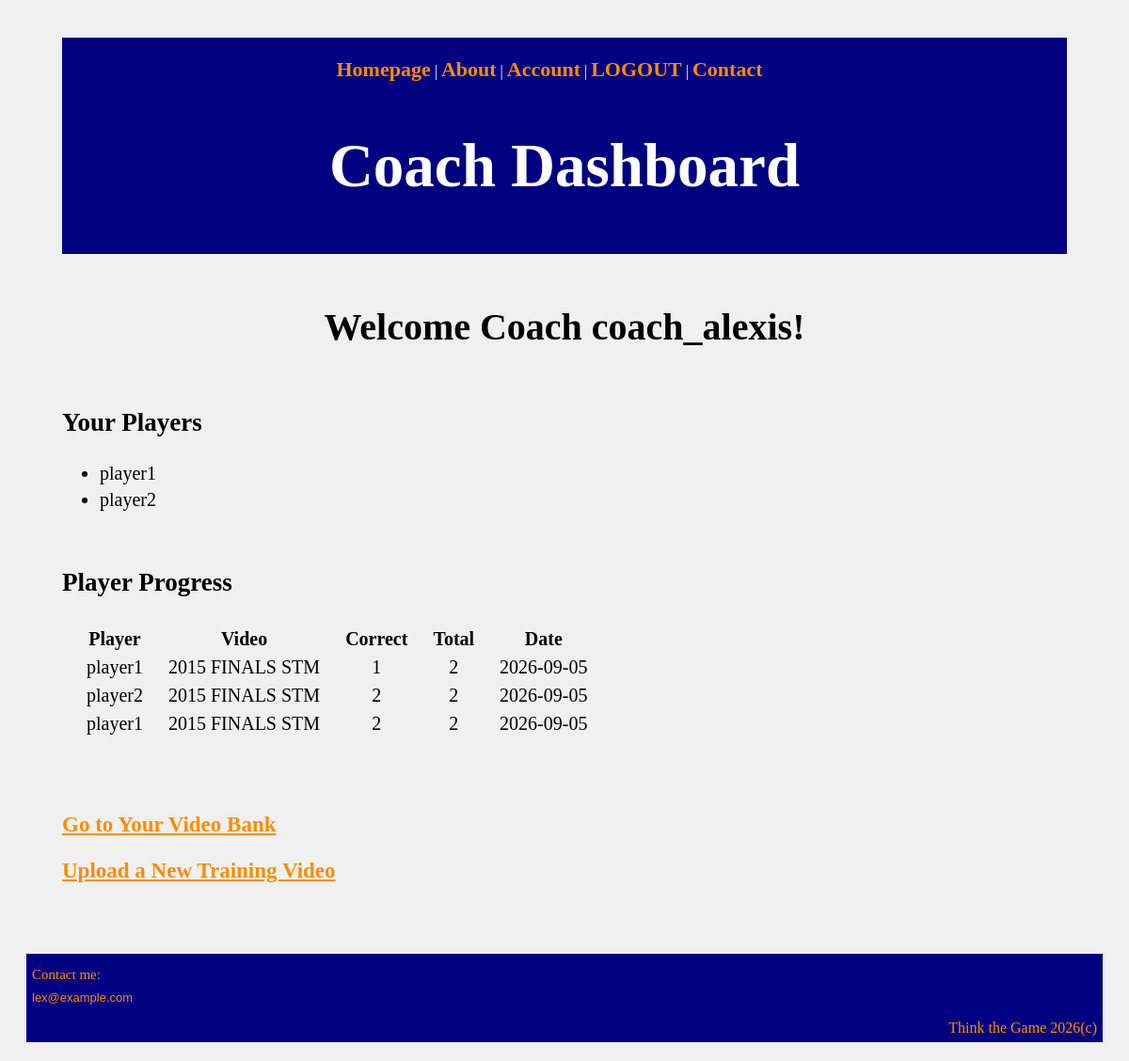
The page /coach/dashboard (signed in) on the database its author committed.
### basketball_decision_web/app_v2.py (models this page shows, shortened)
class User(UserMixin,db.Model):
    __tablename__ = "users"
    id = db.Column(db.Integer, primary_key=True)
    username = db.Column(db.String(80), unique=True, nullable=False)
    email = db.Column(db.String(120), unique=True, nullable=False)
    password_hash = db.Column(db.String(128), nullable=False)
    role = db.Column(db.String(20), nullable=False, default="player")
    coach_id = db.Column(db.Integer, db.ForeignKey("users.id"))
    created_at = db.Column(
        db.DateTime,
        nullable=False,
        default=datetime.utcnow,
        index=True
    )
    videos = db.relationship("Video", backref="user", lazy=True)
    coach = db.relationship("User", remote_side="User.id", backref="players")

class PlayerProgress(db.Model):
    id = db.Column(db.Integer, primary_key=True)
    user_id = db.Column(db.Integer, db.ForeignKey("users.id"), nullable=False)
    video_id = db.Column(db.Integer, db.ForeignKey("videos.id"), nullable=False)
    correct_answers = db.Column(db.Integer, default=0)
    total_questions = db.Column(db.Integer, default=0)
    timestamp = db.Column(db.DateTime, default=datetime.utcnow)
    user = db.relationship("User", backref="progress")
    video = db.relationship("Video", backref="progress")

class Video(db.Model):
    __tablename__ = "videos"
    id = db.Column(db.Integer, primary_key=True)
    user_id = db.Column(db.Integer, db.ForeignKey("users.id"), nullable=False)
    title = db.Column(db.String(120), nullable=False, index=True)
    description = db.Column(db.Text, nullable=True)
    category = db.Column(db.String(50), nullable=False, index=True)
    video_file = db.Column(db.String(255), nullable=False)
    created_at = db.Column(
        db.DateTime,
        nullable=False,
        default=datetime.utcnow,
        index=True
    )
    decision_points = db.relationship(
        "DecisionPoint",
        backref="video",
        lazy=True,
        cascade="all, delete-orphan",
        order_by="DecisionPoint.pause_time"
    )

### basketball_decision_web/app_v2.py (the view)
@app.route("/coach/dashboard")
@login_required
@coach_required
def coach_dashboard():
    players = current_user.players
    progress = (
        PlayerProgress.query
        .join(User)
        .filter(User.coach_id == current_user.id)
        .all()
    )
    return render_template(
        "coach_dashboard.html",
        players=players,
        progress=progress
    )

### basketball_decision_web/app_v2.py (called while the page is built)
@login_manager.user_loader
def load_user(user_id):
    return db.session.get(User, int(user_id))

def coach_required(f):
    @wraps(f)
    def wrapper(*args, **kwargs):
        if not current_user.is_authenticated or current_user.role != "coach":
            return "Forbidden", 403
        return f(*args, **kwargs)
    return wrapper

### basketball_decision_web/templates/coach_dashboard.html
{% extends 'base.html' %}
{% block content %}
<header>
    <nav>
        {% if current_user.is_authenticated %}
        <p><a href="{{ url_for('index') }}">Homepage</a> | <a href="{{ url_for('about') }}">About</a> | <a href="{{ url_for('account') }}">Account</a> | <a href="{{ url_for('logout') }}">LOGOUT</a> | <a href="#contact">Contact</a></p><br>
        {% else %}
        <p><a href="{{ url_for('index') }}">Homepage</a> | <a href="{{ url_for('about') }}">About</a> | <a href="{{ url_for('login') }}">Login/Register</a> | <a href="#contact">Contact</a></p>
        {% endif %}
    </nav>
    <h1 id="dashboard-title">Coach Dashboard</h1>
</header>
<br><br><br>
<h2 id="dashboard-welcome">Welcome Coach {{ current_user.username }}!</h2>
<br><br>
<h3 id="dashboard-header">Your Players</h3>
<ul>
    {% for player in players %}
        <li id="progress-text">{{ player.username }}</li>
    {% else %}
        <p id="progress-text">No players assigned to you yet.</p>
    {% endfor %}
</ul>
<br>
<h3 id="dashboard-header">Player Progress</h3>
<table id="progress-table">
    <tr>
        <th id="progress-data">Player</th>
        <th id="progress-data">Video</th>
        <th id="progress-data">Correct</th>
        <th id="progress-data">Total</th>
        <th id="progress-data">Date</th>
    </tr>
    {% for entry in progress %}
    <tr>
        <td id="progress-data">{{ entry.user.username }}</td>
        <td id="progress-data">{{ entry.video.title }}</td>
        <td id="progress-data">{{ entry.correct_answers }}</td>
        <td id="progress-data">{{ entry.total_questions }}</td>
        <td id="progress-data">{{ entry.timestamp.strftime('%Y-%m-%d') }}</td>
    </tr>
    {% else %}
    <tr>
        <td colspan="5">No progress recorded yet.</td>
    </tr>
    {% endfor %}
</table>
<br><br><br>
<p id="progress-redirect"><a href="{{ url_for('video_bank') }}">Go to Your Video Bank</a></p>
<p id="progress-redirect"><a href="{{ url_for('upload_video') }}">Upload a New Training Video</a></p>
{% endblock %}

### basketball_decision_web/templates/base.html (shortened to what this page needs)
<!DOCTYPE html>
<html>
<html>
  <head>
    <link rel="stylesheet" href="{{ url_for('static', filename='style.css') }}">
  </head>
  <body>
    <main>
      {% block content %}
      {% endblock %}
    </main>
    <footer>
      <p id="contact">Contact me: <p style="font-family: Helvetica, Arial, sans-serif; font-size: 13px;">lex@example.com</p></p>
      <p id="title-trademark">Think the Game 2026(c)</p>
    </footer>
  </body>
</html>

### basketball_decision_web/static/style.css (style rules this page uses)
* { font-family: "MyFont", serif; box-sizing: border-box; }
body { background-color: rgb(240, 240, 240); border-color: navy; }
a { font-weight: bold; }
header { background-color: navy; color: white; border: 3px navy solid; padding: 10px; margin: 0; }
header h1 { height: fit-content; }
ul { color: darkorange; }
footer { margin: 20px; padding: 3px; border: 3px navy solid; background-color: navy; color: darkorange; }
#contact { line-height: 3px; font-size: 15px; }
#title-trademark { text-align: right; margin-bottom: 0; }
h2 { text-align: center; font-weight: bold; margin-top: 20px; font-size: 40px; }
main { max-width:1100px; width: 100%; margin: 0 auto; padding: 2rem 1rem; }
nav { display: flex; justify-content: center; text-align: left; gap: 2rem; padding: 0.5rem 0; }
nav a { text-decoration: none; font-size: 22px; color: darkorange; }
nav p { margin: 0 auto; padding: 0 auto; }
a, nav a, .hero a, footer a, .video-card a { color: darkorange; font-weight: bold; }
#dashboard-title { text-align: center; font-weight: bold; font-size: 65px; }
#dashboard-welcome { text-align: center; font-size: 40px; margin: 0 auto; }
#dashboard-header { font-weight: bold; font-size: 27px; }
#progress-table { border-spacing: 25px 5px; }
#progress-data { text-align: center; font-size: 20px; }
#progress-text { color:#000; font-size: 20px; margin: 5px auto; }
#progress-redirect { margin: 10px, auto; font-size: 23px; padding: 0 auto; }

### rows shown on the page
User: username "coach_alexis"
User: username "player1"
User: username "player2"
PlayerProgress: user.username "player1", video "2015 FINALS STM", correct_answers "1", total_questions "2", timestamp "2026-09-05"
PlayerProgress: user.username "player2", video "2015 FINALS STM", correct_answers "2", total_questions "2", timestamp "2026-09-05"
PlayerProgress: user.username "player1", video "2015 FINALS STM", correct_answers "2", total_questions "2", timestamp "2026-09-05"
